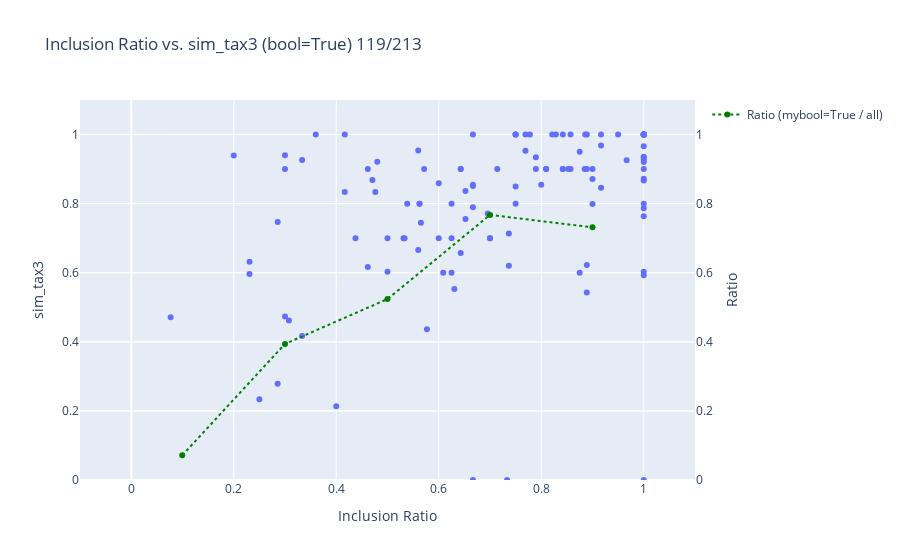
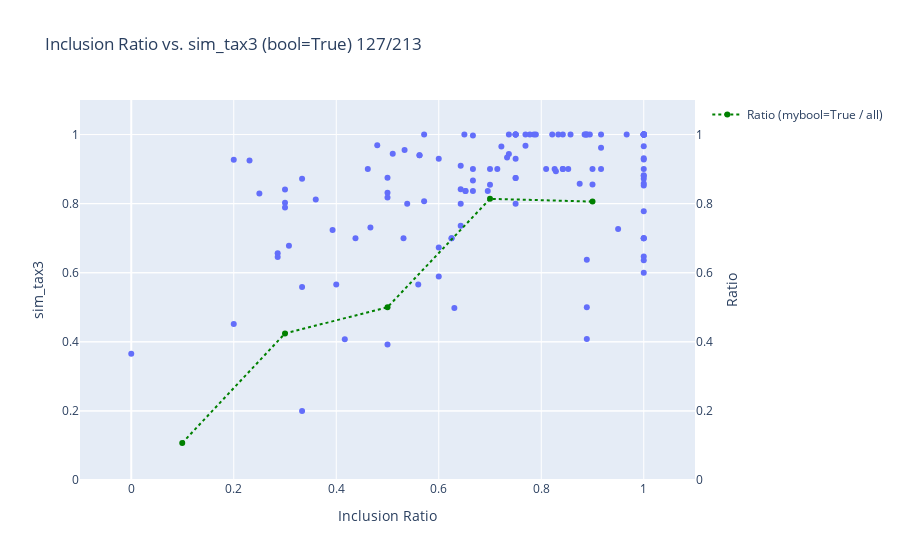
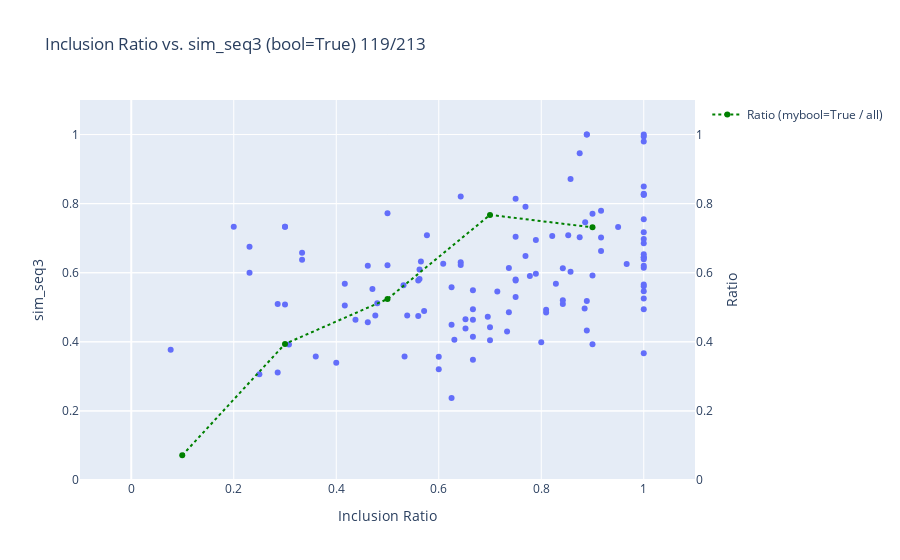
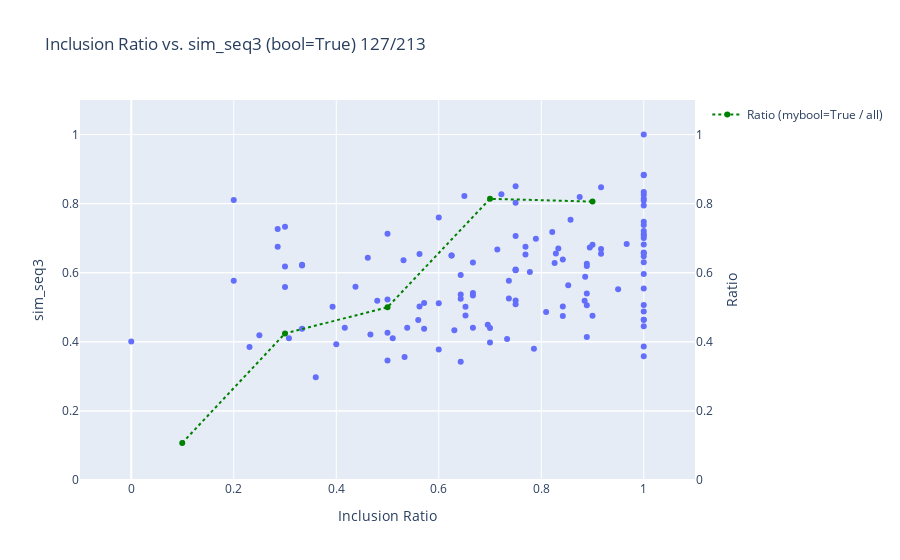

These figures' notebook cell, in order:
### Code cell
import json
print(path_eval_results + 'human/human-norag.json')

with open('/root/project/f4_evaluate/result_v6/human/human-rag.json', 'r', encoding='utf-8') as f:
    eval_ragdata = json.load(f)
with open('/root/project/f4_evaluate/result_v6/human/human-norag.json', 'r', encoding='utf-8') as f:
    eval_noragdata = json.load(f)
with open('/root/project/f4_evaluate/result_v6/human/human-raggoal.json', 'r', encoding='utf-8') as f:
    eval_raggoaldata = json.load(f)
with open('/root/project/f4_evaluate/result_v6/human/human-noraggoal.json', 'r', encoding='utf-8') as f:
    eval_noraggoaldata = json.load(f)    


# print(data)
eval_ragdata = eval_ragdata['annotations']
print(len(eval_ragdata))
eval_ragdata = list(eval_ragdata.values())
print(len(eval_ragdata))

eval_noragdata = eval_noragdata['annotations']
print(len(eval_noragdata))
eval_noragdata = list(eval_noragdata.values())
print(len(eval_noragdata))

eval_raggoaldata = eval_raggoaldata['annotations']
print(len(eval_raggoaldata))
eval_raggoaldata = list(eval_raggoaldata.values())
print(len(eval_raggoaldata))

eval_noraggoaldata = eval_noraggoaldata['annotations']
print(len(eval_noraggoaldata))
eval_noraggoaldata = list(eval_noraggoaldata.values())
print(len(eval_noraggoaldata))


df_eval_rag = pd.DataFrame(eval_ragdata).sort_values(by='idx').reset_index(drop=True)
df_eval_norag = pd.DataFrame(eval_noragdata).sort_values(by='idx').reset_index(drop=True)
df_eval_raggoal = pd.DataFrame(eval_raggoaldata).sort_values(by='idx').reset_index(drop=True)
df_eval_noraggoal = pd.DataFrame(eval_noraggoaldata).sort_values(by='idx').reset_index(drop=True)
# print(df_eval_rag)

#reorder new df jsons by index number!



# bool are stored as object type. convert this to bool
df_eval_rag = convert_dtypes(df_eval_rag)
df_eval_norag = convert_dtypes(df_eval_norag)
df_eval_raggoal = convert_dtypes(df_eval_raggoal)
df_eval_noraggoal = convert_dtypes(df_eval_noraggoal)



# inclusion ratio must be in the df
rag_inclusion_ratio = df_inclusion_ratio(PATH_BASELINE_RAG, baselines[0])
norag_inclusion_ratio = df_inclusion_ratio(PATH_BASELINE_NORAG, baselines[1])
# print(rag_inclusion_ratio)
raggoal_inclusion_ratio = df_inclusion_ratio(PATH_BASELINE_RAGGOAL, baselines[2])
noraggoal_inclusion_ratio = df_inclusion_ratio(PATH_BASELINE_NORAGGOAL, baselines[3])

df_eval_rag = pd.concat([df_eval_rag, rag_inclusion_ratio], axis=1)
df_eval_norag = pd.concat([df_eval_norag, norag_inclusion_ratio], axis=1)
df_eval_raggoal = pd.concat([df_eval_raggoal, raggoal_inclusion_ratio], axis=1)
df_eval_noraggoal = pd.concat([df_eval_noraggoal, noraggoal_inclusion_ratio], axis=1)



def plot_sequence_cursor_interactive2(df: pd.DataFrame, mybool: bool, key2plot: str, bin_num:int):
    # df = df.dropna(subset=['inclusion_ratio', 'sequence_similarity_sbert', 'core_check_seq'])
    filtered_df = df[df['core_check_seq'] == mybool]
    size1 = df.shape[0]
    size2 = filtered_df.shape[0]
    print(size1, size2)

    #===============================
    #ratio of selection
    #===============================
    # Step 1: Bin the data by inclusion_ratio
    bin_width = 1.0/bin_num
    # bins = np.arange(0, 1.0001 + bin_width, bin_width)
    bins = np.arange(0, 0.9001 + bin_width, bin_width)
    df['inclusion_bin'] = pd.cut(df['inclusion_ratio'], bins=bins, include_lowest=True)

    # Step 2: Group by bins and calculate ratio
    grouped = df.groupby('inclusion_bin', observed=True)
    bin_centers = [interval.mid for interval in grouped.groups.keys()]

    ratios = []
    for bin_label, group in grouped:
        total = len(group)
        true_count = group[group['core_check_seq'] == True].shape[0]
        ratio = true_count / total if total > 0 else 0
        ratios.append(ratio)

    #===============================
    # Polynomial fit
    N = 1
    coeffs = np.polyfit(filtered_df['inclusion_ratio'], filtered_df[key2plot], deg=N)
    poly_func = np.poly1d(coeffs)
    x_smooth = np.linspace(filtered_df['inclusion_ratio'].min(), filtered_df['inclusion_ratio'].max(), 200)
    y_smooth = poly_func(x_smooth)

    # Scatter plot with hover info
    fig = px.scatter(
        filtered_df,
        x='inclusion_ratio',
        y=key2plot,
        hover_data=['idx','source_uid'],
        labels={
            'inclusion_ratio': 'Inclusion Ratio',
            key2plot: key2plot,
        },
        title=f'Inclusion Ratio vs. {key2plot} (bool={mybool}) {size2}/{size1}',
    )

    #===============================
    # Add polynomial fit line
    # fig.add_scatter(
    #     x=x_smooth,
    #     y=y_smooth,
    #     mode='lines',
    #     name=f'{N}° polynomial fit',
    #     line=dict(color='red')
    # )

    fig.update_layout(
        xaxis=dict(range=[-0.1, 1.1]),
        yaxis=dict(range=[0, 1.1]),
    )

    #===============================
    #ratio of selection
    #===============================
    # Add ratio line trace with secondary y-axis
    fig.add_trace(go.Scatter(
        x=bin_centers,
        y=ratios,
        mode='lines+markers',
        name='Ratio (mybool=True / all)',
        line=dict(color='green', dash='dot'),
        yaxis='y2'
    ))

    # Configure secondary y-axis
    fig.update_layout(
        yaxis2=dict(
            title='Ratio',
            overlaying='y',
            side='right',
            range=[0, 1.1]
        )
    )

    fig.show()

plot_sequence_cursor_interactive2(df_eval_rag, True, 'sim_tax3', 5)
plot_sequence_cursor_interactive2(df_eval_norag, True, 'sim_tax3', 5)
plot_sequence_cursor_interactive2(df_eval_rag, True, 'sim_seq3', 5)
plot_sequence_cursor_interactive2(df_eval_norag, True, 'sim_seq3', 5)
plot_sequence_cursor_interactive2(df_eval_raggoal, True, 'sim_seq3', 5)
plot_sequence_cursor_interactive2(df_eval_noraggoal, True, 'sim_seq3', 5)

### Figure 1 — Plotly figure (JSON) as saved in the notebook; plotly's stock layout.template omitted (floating-point values rounded to 4 significant figures; data arrays with more than 128 entries replaced by an {"elided": "..."} marker saying what was removed)
{"data": [{"customdata": {"elided": "119x2 mixed values"}, "hovertemplate": "Inclusion Ratio=%{x}<br>sim_tax3=%{y}<br>idx=%{customdata[0]}<br>source_uid=%{customdata[1]}<extra></extra>", "legendgroup": "", "marker": {"color": "#636efa", "symbol": "circle"}, "mode": "markers", "name": "", "orientation": "v", "showlegend": false, "type": "scatter", "x": [0.3333, 0.6667, 0.6667, 1.0, 1.0, 0.4, 0.56, 0.9, 1.0, 0.875, 0.6, 0.8, 0.9, 0.7, 0.7, 0.5312, 0.625, 1.0, 0.36, 0.48, 0.56, 0.3, 0.6522, 0.6522, 0.6957, 0.25, 0.625, 0.625, 1.0, 0.6667, 0.6667, 1.0, 0.5, 0.2857, 1.0, 0.8889, 0.8889, 1.0, 0.7368, 0.7368, 0.7895, 0.4615, 0.7692, 0.7692, 0.5714, 1.0, 1.0, 0.5333, 0.6, 0.7333, 0.3077, 0.4615, 0.5385, 0.4375, 0.5625, 0.5625, 0.9, 0.9667, 1.0, 0.07692, 0.2308, 0.2308, 0.5, 0.75, 0.875, 1.0, 0.2, 0.3, 0.3, 0.6429, 0.6429, 0.8571, 0.75, 0.8889, 0.8889, 0.75, 0.4762, 0.8095, 0.8095, 0.5769, 0.2857, 0.8571, 1.0, 0.7143, 0.8286, 0.8857, 0.75, 1.0, 0.4706, 0.95, 1.0, 1.0, 1.0, 1.0, 0.8846, 1.0, 1.0, 1.0, 1.0, 1.0, 0.3333, 0.4167, 0.4167, 0.6667, 0.7778, 0.8421, 0.7895, 0.5652, 0.6087, 0.9167, 0.9167, 0.9167, 0.8421, 0.8421, 0.8526, 0.6304, 0.6429, 0.75, 0.8214], "xaxis": "x", "y": [0.417, 0.0, 0.8545, 0.7632, 0.8, 0.2134, 0.6659, 0.8716, 1.0, 0.6, 0.8587, 0.8543, 0.7992, 0.7, 0.7, 0.7, 0.7, 0.9661, 1.0, 0.9209, 0.9537, 0.4732, 0.7558, 0.8366, 0.7714, 0.2334, 0.6, 0.8, 0.0, 0.7894, 0.851, 0.9, 0.6031, 0.7471, 0.6025, 0.5431, 0.6224, 0.5929, 0.7136, 0.6202, 0.9, 0.6165, 1.0, 0.953, 0.9, 0.7868, 0.8722, 0.7, 0.7, 0.0, 0.4618, 0.9, 0.8, 0.7, 0.8, 0.8, 0.9, 0.9256, 0.9204, 0.471, 0.6319, 0.5962, 0.7, 0.8499, 0.9499, 0.9997, 0.939, 0.9404, 0.9, 0.9002, 0.6573, 1.0, 0.8, 1.0, 0.9, 1.0, 0.8337, 0.9, 0.9, 0.4364, 0.2784, 0.9, 0.9342, 0.9, 1.0, 1.0, 1.0, 1.0, 0.8684, 1.0, 0.8671, 1.0, 1.0, 1.0, 0.9, 1.0, 1.0, 0.9278, 1.0, 0.9356, 0.926, 0.8336, 1.0, 1.0, 1.0, 1.0, 0.9346, 0.7445, 0.6, 1.0, 0.8462, 0.9684, 0.9, 0.9, 0.9, 0.5529, 0.9, 1.0, 1.0], "yaxis": "y"}, {"line": {"color": "green", "dash": "dot"}, "mode": "lines+markers", "name": "Ratio (mybool=True / all)", "type": "scatter", "x": [0.0995, 0.3, 0.5, 0.7, 0.9], "y": [0.07143, 0.3939, 0.5238, 0.7674, 0.7313], "yaxis": "y2"}], "layout": {"legend": {"tracegroupgap": 0}, "title": {"text": "Inclusion Ratio vs. sim_tax3 (bool=True) 119/213"}, "xaxis": {"anchor": "y", "domain": [0, 1], "range": [-0.1, 1.1], "title": {"text": "Inclusion Ratio"}}, "yaxis": {"anchor": "x", "domain": [0, 1], "range": [0, 1.1], "title": {"text": "sim_tax3"}}, "yaxis2": {"overlaying": "y", "range": [0, 1.1], "side": "right", "title": {"text": "Ratio"}}}}

### Figure 2 — Plotly figure (JSON) as saved in the notebook; plotly's stock layout.template omitted (floating-point values rounded to 4 significant figures; data arrays with more than 128 entries replaced by an {"elided": "..."} marker saying what was removed)
{"data": [{"customdata": {"elided": "127x2 mixed values"}, "hovertemplate": "Inclusion Ratio=%{x}<br>sim_tax3=%{y}<br>idx=%{customdata[0]}<br>source_uid=%{customdata[1]}<extra></extra>", "legendgroup": "", "marker": {"color": "#636efa", "symbol": "circle"}, "mode": "markers", "name": "", "orientation": "v", "showlegend": false, "type": "scatter", "x": [0.3333, 0.3333, 0.8889, 0.6667, 0.6667, 1.0, 1.0, 0.4, 0.56, 0.6, 0.9, 0.6, 0.4667, 0.7, 0.7, 0.5312, 0.625, 0.625, 1.0, 1.0, 1.0, 0.36, 0.48, 0.6522, 0.6522, 0.6957, 1.0, 0.65, 0.75, 0.75, 0.6667, 1.0, 0.4167, 0.5, 0.5, 0.5, 0.6429, 0.0, 0.2857, 0.2857, 1.0, 0.8889, 0.8889, 1.0, 0.7368, 0.7368, 0.7895, 0.4615, 0.7692, 0.7692, 0.5102, 0.5714, 1.0, 1.0, 1.0, 0.5333, 0.6, 0.7333, 0.3077, 0.5385, 0.4375, 0.5625, 0.5625, 0.9, 0.9667, 1.0, 0.2308, 0.8333, 1.0, 0.5714, 0.75, 0.875, 1.0, 1.0, 1.0, 0.2, 0.3, 0.3, 0.6429, 0.6429, 0.8571, 0.25, 0.75, 0.8889, 0.8889, 0.3929, 0.75, 0.7857, 0.8095, 0.5, 0.2, 0.3, 1.0, 0.7143, 0.8286, 0.8857, 0.75, 1.0, 0.95, 1.0, 1.0, 0.7222, 1.0, 1.0, 0.75, 0.8846, 1.0, 1.0, 1.0, 1.0, 1.0, 0.3333, 0.6667, 0.7778, 0.8421, 0.8947, 0.9167, 0.9167, 0.9167, 0.8421, 0.8421, 0.8526, 0.6304, 0.8261, 0.6429, 0.75, 0.8214], "xaxis": "x", "y": [0.5587, 0.2, 0.5, 0.9975, 0.8671, 0.7, 0.7, 0.5659, 0.5658, 0.5888, 0.9, 0.9301, 0.7309, 0.8544, 0.9, 0.7, 0.7, 0.7, 0.9661, 1.0, 0.8818, 0.8117, 0.9694, 0.8366, 0.8364, 0.8366, 0.6, 1.0, 1.0, 0.9296, 0.8363, 0.9279, 0.4076, 0.8747, 0.8318, 0.8181, 0.9095, 0.3656, 0.6562, 0.6452, 0.88, 0.6374, 0.4078, 0.6363, 0.944, 1.0, 1.0, 0.9, 0.9678, 1.0, 0.9442, 1.0, 0.9314, 0.8722, 0.8528, 0.9554, 0.6733, 0.9332, 0.6782, 0.8, 0.7, 0.94, 0.9399, 0.8557, 1.0, 1.0, 0.9252, 1.0, 1.0, 0.8067, 0.7998, 0.8576, 1.0, 1.0, 1.0, 0.9269, 0.8406, 0.8022, 0.8418, 0.7356, 1.0, 0.8295, 1.0, 1.0, 1.0, 0.7236, 1.0, 1.0, 0.8999, 0.3925, 0.4514, 0.7888, 0.8584, 0.9, 0.8938, 0.9999, 0.8743, 0.7783, 0.7265, 0.7, 1.0, 0.9658, 1.0, 0.9, 0.874, 1.0, 1.0, 1.0, 1.0, 1.0, 0.647, 0.8723, 0.9, 1.0, 1.0, 1.0, 0.9616, 0.9, 1.0, 0.9, 0.9, 0.9, 0.4976, 0.9, 0.8, 1.0, 1.0], "yaxis": "y"}, {"line": {"color": "green", "dash": "dot"}, "mode": "lines+markers", "name": "Ratio (mybool=True / all)", "type": "scatter", "x": [0.0995, 0.3, 0.5, 0.7, 0.9], "y": [0.1071, 0.4242, 0.5, 0.814, 0.806], "yaxis": "y2"}], "layout": {"legend": {"tracegroupgap": 0}, "title": {"text": "Inclusion Ratio vs. sim_tax3 (bool=True) 127/213"}, "xaxis": {"anchor": "y", "domain": [0, 1], "range": [-0.1, 1.1], "title": {"text": "Inclusion Ratio"}}, "yaxis": {"anchor": "x", "domain": [0, 1], "range": [0, 1.1], "title": {"text": "sim_tax3"}}, "yaxis2": {"overlaying": "y", "range": [0, 1.1], "side": "right", "title": {"text": "Ratio"}}}}

### Figure 3 — Plotly figure (JSON) as saved in the notebook; plotly's stock layout.template omitted (floating-point values rounded to 4 significant figures; data arrays with more than 128 entries replaced by an {"elided": "..."} marker saying what was removed)
{"data": [{"customdata": {"elided": "119x2 mixed values"}, "hovertemplate": "Inclusion Ratio=%{x}<br>sim_seq3=%{y}<br>idx=%{customdata[0]}<br>source_uid=%{customdata[1]}<extra></extra>", "legendgroup": "", "marker": {"color": "#636efa", "symbol": "circle"}, "mode": "markers", "name": "", "orientation": "v", "showlegend": false, "type": "scatter", "x": [0.3333, 0.6667, 0.6667, 1.0, 1.0, 0.4, 0.56, 0.9, 1.0, 0.875, 0.6, 0.8, 0.9, 0.7, 0.7, 0.5312, 0.625, 1.0, 0.36, 0.48, 0.56, 0.3, 0.6522, 0.6522, 0.6957, 0.25, 0.625, 0.625, 1.0, 0.6667, 0.6667, 1.0, 0.5, 0.2857, 1.0, 0.8889, 0.8889, 1.0, 0.7368, 0.7368, 0.7895, 0.4615, 0.7692, 0.7692, 0.5714, 1.0, 1.0, 0.5333, 0.6, 0.7333, 0.3077, 0.4615, 0.5385, 0.4375, 0.5625, 0.5625, 0.9, 0.9667, 1.0, 0.07692, 0.2308, 0.2308, 0.5, 0.75, 0.875, 1.0, 0.2, 0.3, 0.3, 0.6429, 0.6429, 0.8571, 0.75, 0.8889, 0.8889, 0.75, 0.4762, 0.8095, 0.8095, 0.5769, 0.2857, 0.8571, 1.0, 0.7143, 0.8286, 0.8857, 0.75, 1.0, 0.4706, 0.95, 1.0, 1.0, 1.0, 1.0, 0.8846, 1.0, 1.0, 1.0, 1.0, 1.0, 0.3333, 0.4167, 0.4167, 0.6667, 0.7778, 0.8421, 0.7895, 0.5652, 0.6087, 0.9167, 0.9167, 0.9167, 0.8421, 0.8421, 0.8526, 0.6304, 0.6429, 0.75, 0.8214], "xaxis": "x", "y": [0.6378, 0.4943, 0.348, 0.7174, 0.8257, 0.3392, 0.5774, 0.592, 0.644, 0.7026, 0.3208, 0.3988, 0.3927, 0.4049, 0.4423, 0.5638, 0.558, 0.6448, 0.3576, 0.5118, 0.4749, 0.5083, 0.4652, 0.4385, 0.4725, 0.3064, 0.2373, 0.4494, 1.0, 0.4148, 0.5493, 0.6856, 0.6219, 0.5091, 0.3669, 0.4329, 0.5182, 0.4941, 0.4857, 0.6134, 0.695, 0.6203, 0.6487, 0.7913, 0.4889, 0.6141, 0.6538, 0.3571, 0.3571, 0.4301, 0.3923, 0.4563, 0.476, 0.4642, 0.5821, 0.6092, 0.7711, 0.6254, 0.6388, 0.3772, 0.5998, 0.6751, 0.7719, 0.814, 0.9459, 0.994, 0.733, 0.7331, 0.7331, 0.8205, 0.6304, 0.8711, 0.5294, 1.0, 1.0, 0.5775, 0.4759, 0.4932, 0.4849, 0.7085, 0.3111, 0.6029, 0.6977, 0.5456, 0.5683, 0.7458, 0.7039, 0.9799, 0.5529, 0.7326, 0.5606, 0.5661, 0.8499, 0.8256, 0.4966, 0.5461, 0.5253, 0.7548, 0.62, 0.8289, 0.6582, 0.5684, 0.5054, 0.4639, 0.5905, 0.5091, 0.5972, 0.6326, 0.6257, 0.663, 0.7793, 0.7017, 0.5202, 0.6126, 0.7083, 0.4063, 0.6222, 0.5802, 0.7065], "yaxis": "y"}, {"line": {"color": "green", "dash": "dot"}, "mode": "lines+markers", "name": "Ratio (mybool=True / all)", "type": "scatter", "x": [0.0995, 0.3, 0.5, 0.7, 0.9], "y": [0.07143, 0.3939, 0.5238, 0.7674, 0.7313], "yaxis": "y2"}], "layout": {"legend": {"tracegroupgap": 0}, "title": {"text": "Inclusion Ratio vs. sim_seq3 (bool=True) 119/213"}, "xaxis": {"anchor": "y", "domain": [0, 1], "range": [-0.1, 1.1], "title": {"text": "Inclusion Ratio"}}, "yaxis": {"anchor": "x", "domain": [0, 1], "range": [0, 1.1], "title": {"text": "sim_seq3"}}, "yaxis2": {"overlaying": "y", "range": [0, 1.1], "side": "right", "title": {"text": "Ratio"}}}}

### Figure 4 — Plotly figure (JSON) as saved in the notebook; plotly's stock layout.template omitted (floating-point values rounded to 4 significant figures; data arrays with more than 128 entries replaced by an {"elided": "..."} marker saying what was removed)
{"data": [{"customdata": {"elided": "127x2 mixed values"}, "hovertemplate": "Inclusion Ratio=%{x}<br>sim_seq3=%{y}<br>idx=%{customdata[0]}<br>source_uid=%{customdata[1]}<extra></extra>", "legendgroup": "", "marker": {"color": "#636efa", "symbol": "circle"}, "mode": "markers", "name": "", "orientation": "v", "showlegend": false, "type": "scatter", "x": [0.3333, 0.3333, 0.8889, 0.6667, 0.6667, 1.0, 1.0, 0.4, 0.56, 0.6, 0.9, 0.6, 0.4667, 0.7, 0.7, 0.5312, 0.625, 0.625, 1.0, 1.0, 1.0, 0.36, 0.48, 0.6522, 0.6522, 0.6957, 1.0, 0.65, 0.75, 0.75, 0.6667, 1.0, 0.4167, 0.5, 0.5, 0.5, 0.6429, 0.0, 0.2857, 0.2857, 1.0, 0.8889, 0.8889, 1.0, 0.7368, 0.7368, 0.7895, 0.4615, 0.7692, 0.7692, 0.5102, 0.5714, 1.0, 1.0, 1.0, 0.5333, 0.6, 0.7333, 0.3077, 0.5385, 0.4375, 0.5625, 0.5625, 0.9, 0.9667, 1.0, 0.2308, 0.8333, 1.0, 0.5714, 0.75, 0.875, 1.0, 1.0, 1.0, 0.2, 0.3, 0.3, 0.6429, 0.6429, 0.8571, 0.25, 0.75, 0.8889, 0.8889, 0.3929, 0.75, 0.7857, 0.8095, 0.5, 0.2, 0.3, 1.0, 0.7143, 0.8286, 0.8857, 0.75, 1.0, 0.95, 1.0, 1.0, 0.7222, 1.0, 1.0, 0.75, 0.8846, 1.0, 1.0, 1.0, 1.0, 1.0, 0.3333, 0.6667, 0.7778, 0.8421, 0.8947, 0.9167, 0.9167, 0.9167, 0.8421, 0.8421, 0.8526, 0.6304, 0.8261, 0.6429, 0.75, 0.8214], "xaxis": "x", "y": [0.6232, 0.6211, 0.626, 0.4411, 0.541, 0.5063, 0.8257, 0.3927, 0.4635, 0.5114, 0.4754, 0.7598, 0.4213, 0.398, 0.4398, 0.6359, 0.6497, 0.6497, 0.8336, 1.0, 0.5964, 0.2975, 0.5192, 0.5012, 0.476, 0.4495, 0.7007, 0.8223, 0.6094, 0.8503, 0.5342, 0.4642, 0.4408, 0.5227, 0.4266, 0.3456, 0.3424, 0.4012, 0.7263, 0.675, 0.358, 0.5055, 0.414, 0.4641, 0.5251, 0.5765, 0.6982, 0.6434, 0.6751, 0.6529, 0.4103, 0.4377, 0.6587, 0.6475, 0.712, 0.3562, 0.3779, 0.4082, 0.4106, 0.4407, 0.5597, 0.5019, 0.6545, 0.6809, 0.6834, 0.6563, 0.3849, 0.6703, 0.6815, 0.5123, 0.8027, 0.8189, 0.8838, 0.708, 0.7207, 0.8105, 0.7331, 0.6181, 0.537, 0.5936, 0.7533, 0.4192, 0.6077, 0.6195, 0.5397, 0.5012, 0.5088, 0.3797, 0.4862, 0.713, 0.5768, 0.5583, 0.63, 0.6675, 0.656, 0.588, 0.706, 0.809, 0.5518, 0.3862, 0.4881, 0.8271, 0.7947, 0.8822, 0.6075, 0.5191, 0.5544, 0.4448, 0.8147, 0.7472, 0.7385, 0.4378, 0.6292, 0.6019, 0.638, 0.6732, 0.6688, 0.6552, 0.8477, 0.4748, 0.5023, 0.5637, 0.4334, 0.6284, 0.5243, 0.5197, 0.7179], "yaxis": "y"}, {"line": {"color": "green", "dash": "dot"}, "mode": "lines+markers", "name": "Ratio (mybool=True / all)", "type": "scatter", "x": [0.0995, 0.3, 0.5, 0.7, 0.9], "y": [0.1071, 0.4242, 0.5, 0.814, 0.806], "yaxis": "y2"}], "layout": {"legend": {"tracegroupgap": 0}, "title": {"text": "Inclusion Ratio vs. sim_seq3 (bool=True) 127/213"}, "xaxis": {"anchor": "y", "domain": [0, 1], "range": [-0.1, 1.1], "title": {"text": "Inclusion Ratio"}}, "yaxis": {"anchor": "x", "domain": [0, 1], "range": [0, 1.1], "title": {"text": "sim_seq3"}}, "yaxis2": {"overlaying": "y", "range": [0, 1.1], "side": "right", "title": {"text": "Ratio"}}}}
